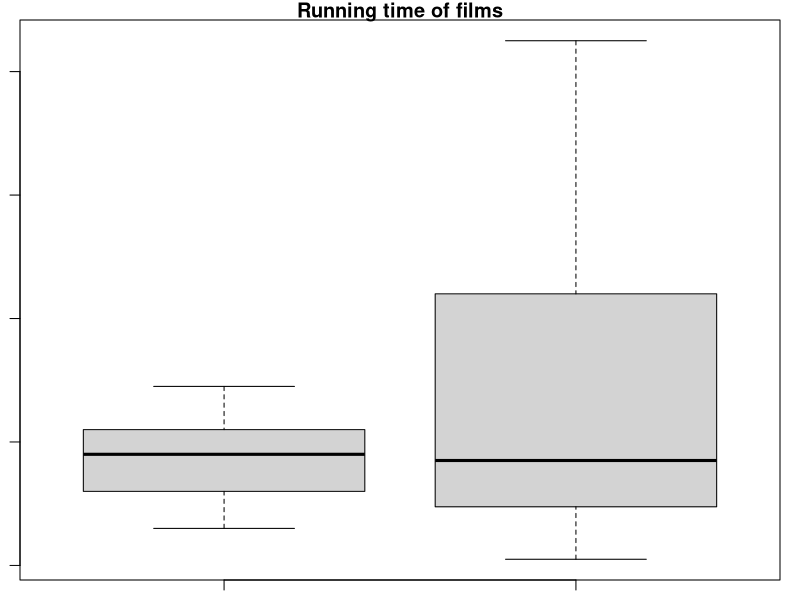
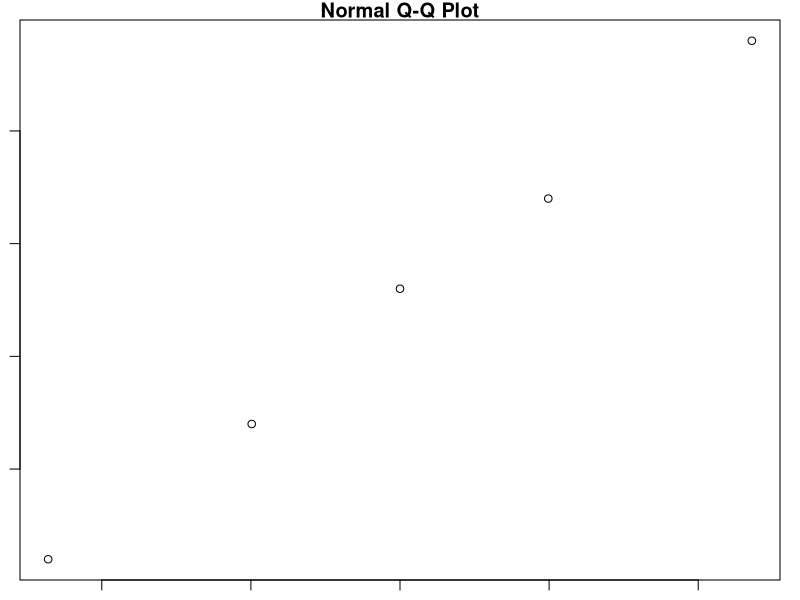
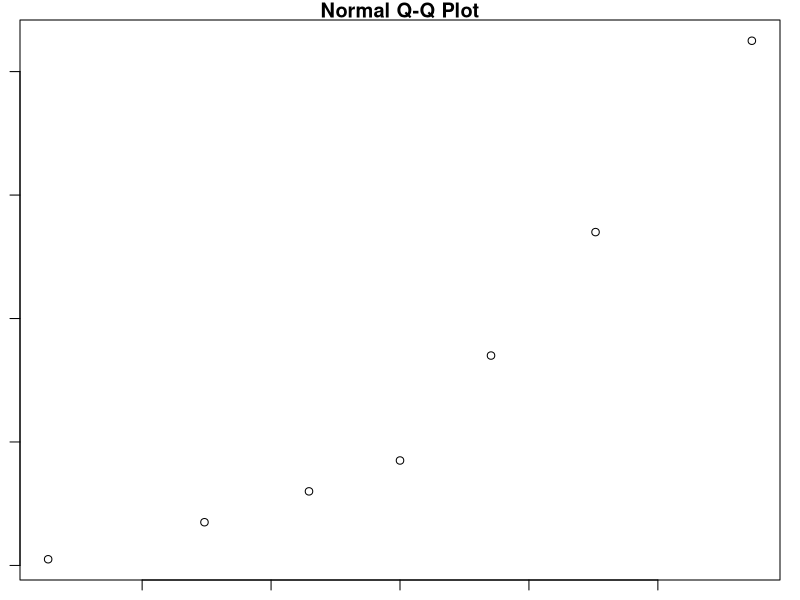
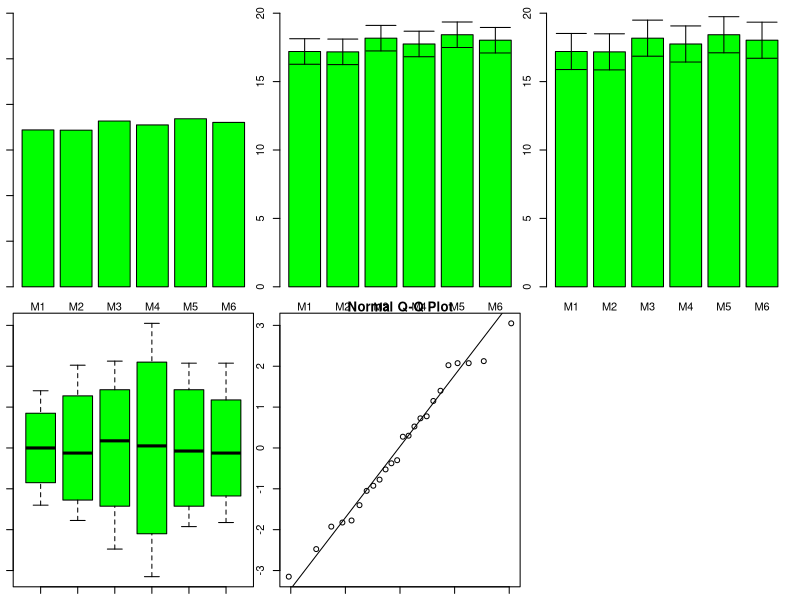
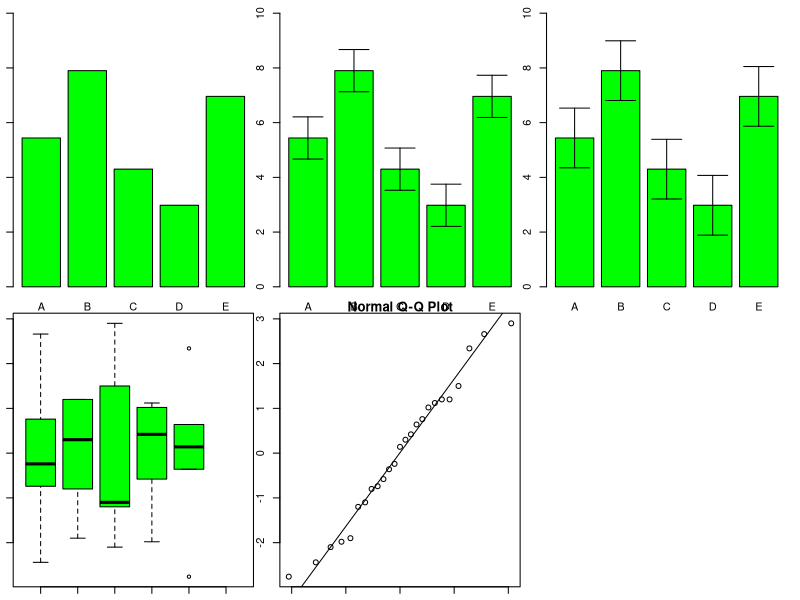

The R source for these figures, in order:
#1. The following data represent the running times of films produced by 
#two motion-picture companies:

#Since both of the sample sizes are pretty small, and we do not know sigmas,
#I use t distribution.
#Test the hypothesis that the average running time of films produced by company
#2 exceeds the average running time of films produced by company 1 by 10
#minutes against the one-sided alternative that the difference is less than 10
#minutes. Use a 0.1 level of significance. Please consider carefully assumptions
#made on the data.
par(mar=c(1,1,1,1))
#companydataframe<- data.frame(Company <- c(1,2), Time(minutes) <- c(c(102, 86, 98, 109, 92),c(81, 165, 97, 134, 92, 87, 114)))
c1<-c(102, 86, 98, 109, 92)
c2<-c(81, 165, 97, 134, 92, 87, 114)
summary(c1)
summary(c2)
boxplot(c1,c2, names = c("Company 1", "Company 2"),
         main = "Running time of films",sub = "Written by Koki")
qqnorm(c1)
qqnorm(c2)
#To decide which t-test I will use, I need to know if the sample 
#variance is the same or not 
var.test(c1,c2,alternative = "two.sided",conf.level	= 0.90)

#Since P value = 0,003298 <= a = 0.1, this is a significant evidence against Ho.
#Therefore, the variance is different.

t.test(c1,c2,alternative = "less",mu = 10, var.equal = FALSE,conf.level	= 0.90)

#Since the p-value = 0.05085 <= a = 0.1, we reject Ho.
#There is a significant evidence that the average running time of films produced
#by company 2 exceeds the average running time of films produced by company 1
#by 10 minutes against the one-sided alternative that the difference is less
#than 10 minutes


#Question 2
#Six different machines are being considered for use in manufacturing rubber
#seals. The machines are being compared with respect to tensile strength of the
#product. A random sample of four seals from each machine is used to
#determine whether the mean tensile strength varies from machine to
#machine. The following are the tensile-strength measurements in kilograms
#per square centimeter 10E-01.

#k = 6, n = 4, N =24, a = 0.05

#an analysis of variance at the 0.05 significance level.
#The hypothesis is Ho: u1 = u2 = ...= u6 Ha: at least one u is different
dataframe<-data.frame(strength = c(17.5, 16.9,15.8,18.6,16.4,19.2,17.7,15.4,
20.3,15.7,17.8,18.9,14.6,16.7,20.8,18.9,17.5,19.2,
16.5,20.5,18.3,16.2,17.5,20.1),
Machines= c("M1","M1","M1","M1","M2","M2","M2","M2","M3","M3","M3","M3","M4",
            "M4","M4","M4","M5","M5","M5","M5","M6","M6","M6","M6"))
dataframe
attach(dataframe)
Strength<-tapply(strength,Machines,mean)
Strength
par(mfrow=c(2,3))
barplot(Strength,col = "Green", ylim = c(0,30),ylab = "Machines",
        xlab = "Tensile strength of products", sub = "Writen by Koki")
                      
                      
error.bars<-function(y,z){
  x<-barplot(y, plot=F)
  n<-length(y)
  for (i in 1:n)
  {
    arrows(x[i],y[i]-z[i],x[i],y[i]+z[i],code=3,angle=90,length=0.15)
  }
}
sigma.hat<-summary.lm(aov(strength~Machines))$sigma
sigma.hat
table(Machines)
se.mean<-sigma.hat/sqrt(4)
se.mean


barplot(Strength, col="green", ylim=c(0,20),ylab="mean strength", xlab = "Machines")
bar.half.width<-rep(se.mean,6)
error.bars(Strength,bar.half.width)

#According to the barplot with error bars, it is clear that the error bars are
#overlaped. This means all means seem to be the same.

#For certainly, I also use the least significant difference method.

LSD<-2*sqrt(2)*se.mean
LSD.bars<-rep(LSD,6)/2
barplot(Strength, col="green", ylim=c(0,20),ylab="mean Strength", xlab =
          "Machines")
error.bars(Strength,LSD.bars)
#From this graph, I can see that the error bars are overlaped as well.


summary(aov(strength~Machines))

#According to the ANOVA table, the p-value is 0.902.
#Since the p-value >= 0.05 = a, we fail to reject Ho.
#There is a insignificant evidence that at least one mean of 6 machines are
#different.


resid.plant<-resid(aov(strength~Machines))
boxplot(resid.plant[Machines=="M1"],resid.plant[Machines=="M2"],
        resid.plant[Machines=="M3"],resid.plant[Machines=="M4"],
        resid.plant[Machines=="M5"],resid.plant[Machines=="M6"],
        names=c('M1','M2','M3','M4','M5', 'M6'),
        col="green")


qqnorm(resid.plant)
qqline(resid.plant)

#Q3
#The data in the following table represent the number of hours of relief
#provided by five different brands of headache tablets administered to 25
#ubjects experiencing fevers of 38 degrees Celsius or more. Perform the
#analysis of variance and test the hypothesis at the 0.05 level of significance
#that the mean number of hours of relief provided by the tablets is the same for
#all five brands. Discuss the results.


data_hours<-data.frame(Hours = c(5.2,4.7,8.1,6.2,3.0,9.1,7.1,8.2,6.0,9.1,
                                    3.2,5.8,2.2,3.1,7.2,2.4,3.4,4.1,1.0,4.0,
                                    7.1,6.6,9.3,4.2,7.6),
                      Brands= c("A","A","A","A","A","B","B","B","B","B","C","C","C",
                                  "C","C","D","D","D","D","D","E","E","E","E","E"))



attach(data_hours)
mhours<-tapply(Hours,Brands,mean)
par(mfrow=c(2,3))
barplot(mhours,col = "Green", ylim = c(0,10),xlab = "Brands",
        ylab = "hours of relief ", sub = "Writen by Koki")


error.bars<-function(y,z){
  x<-barplot(y, plot=F)
  n<-length(y)
  for (i in 1:n)
  {
    arrows(x[i],y[i]-z[i],x[i],y[i]+z[i],code=3,angle=90,length=0.15)
  }
}
sigma.hat<-summary.lm(aov(Hours~Brands))$sigma
sigma.hat
table(Brands)
se.mean<-sigma.hat/sqrt(5)
se.mean


barplot(mhours, col="green", ylim=c(0,10),ylab="hours of relief", xlab = "Brands")
bar.half.width<-rep(se.mean,6)
error.bars(mhours,bar.half.width)

#According to the barplot with error bars, it is clear that the error bars of C
#and D are quite small and do not overlap with the other error bars.
#overlaped. This means all means seem to be the same.

#For certainly, I also use the least significant difference method.

LSD<-2*sqrt(2)*se.mean
LSD.bars<-rep(LSD,6)/2
barplot(mhours, col="green", ylim=c(0,10),ylab="hours of relief ", xlab =
          "Brands", sub = "Written by Koki")
error.bars(mhours,LSD.bars)
#From this graph, I can see that the all error bars are not overlaped as well.


summary(aov(Hours~Brands))

#According to the ANOVA table, the p-value is 0.0015.
#Since the p-value >= 0.05 = a, we reject Ho.
#There is a significant evidence that at least one mean that the number of hours
#of relief provided by five different brands of headache tablets is different


resid.plant<-resid(aov(Hours~Brands))
boxplot(resid.plant[Brands=="A"],resid.plant[Brands=="B"],
        resid.plant[Brands=="C"],resid.plant[Brands=="D"],
        resid.plant[Brands=="E"],resid.plant[Brands=="F"],
        names=c('A','B','C','D','E','F'),
        col="green")
#From the residual plots, we can see that mean od c is pretty low.


qqnorm(resid.plant)
qqline(resid.plant)

#From the qq plot, the data make the stright line.
#This means the data is normally distributed.












#1 やり方あってる
#zenbuattetu
